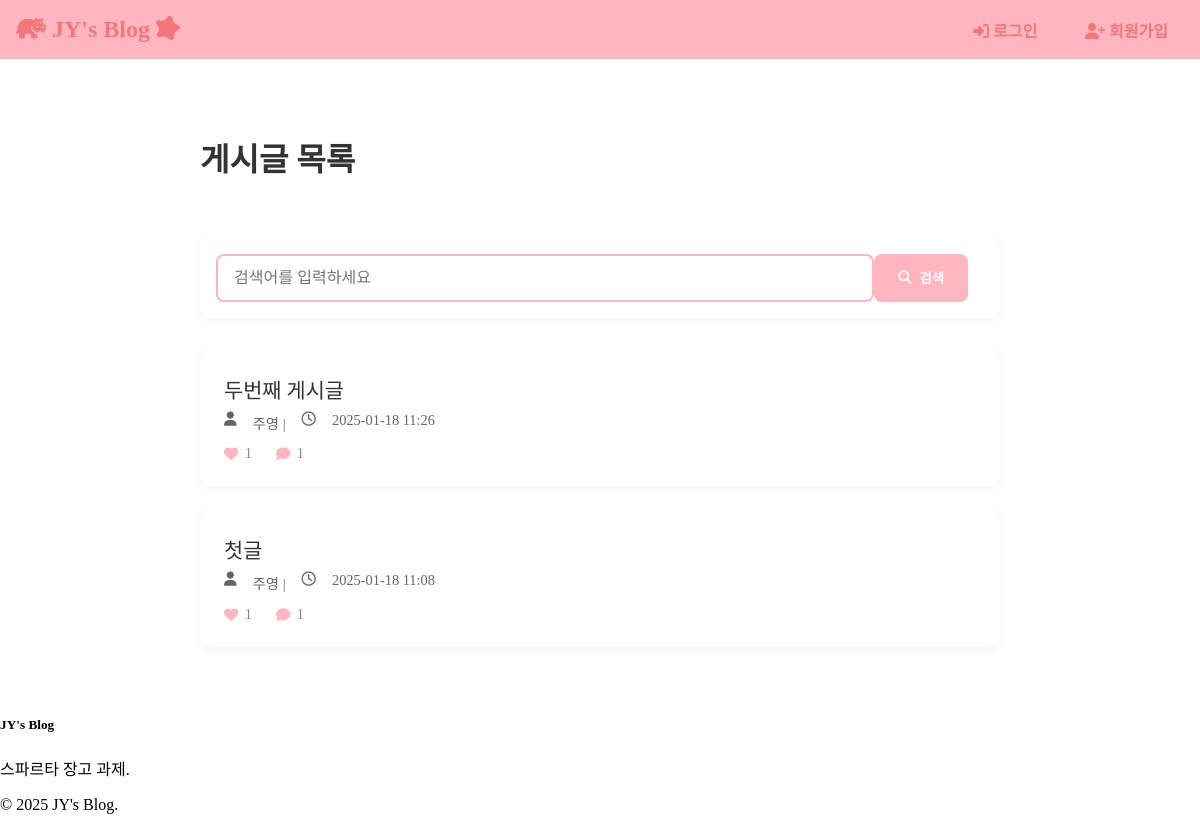
The page / on the database its author committed.
### post/models.py (models this page shows, shortened)
class Post(models.Model):
    title = models.CharField(max_length=200)
    content = models.TextField()
    author = models.ForeignKey(settings.AUTH_USER_MODEL, on_delete=models.CASCADE)
    created_at = models.DateTimeField(auto_now_add=True)
    updated_at = models.DateTimeField(auto_now=True)
    likes = models.ManyToManyField(settings.AUTH_USER_MODEL, related_name='liked_posts', blank=True)  # 추가

### accounts/models.py (models this page shows, shortened)
class CustomUser(AbstractUser):
    profile_image = models.ImageField(upload_to='profile_images/', null=True, blank=True)
    bio = models.TextField(max_length=500, blank=True)
    created_at = models.DateTimeField(auto_now_add=True)
    updated_at = models.DateTimeField(auto_now=True)

### post/views.py (the view)
# urls.py: path('', views.post_list, name='post_list'),
def post_list(request):
    search_query = request.GET.get("search", "").strip()
    posts = Post.objects.all()
    if search_query:  # 검색어가 있을 경우
        posts = posts.filter(
            Q(title__icontains=search_query)  # 제목에 검색어가 포함된 경우
            | Q(content__icontains=search_query)  # 내용에 검색어가 포함된 경우
        )
    posts = posts.order_by("-created_at")
    paginator = Paginator(posts, 5)  # 한 페이지당 5개의 게시글
    page_number = request.GET.get("page", 1)
    try:
        page_obj = paginator.page(page_number)
    except:
        page_obj = paginator.page(1)
    return render(
        request,
        "post/post_list.html",
        {
            "posts": page_obj,
            "search_query": search_query,  # 템플릿에서 검색어 유지를 위해 전달
            "paginator": paginator,
        },
    )

### templates/post/post_list.html (shortened to what this page needs)
{% extends 'base.html' %}
{% block content %}
<div class="posts-container">
    <div class="header-section">
        <h2 class="page-title">게시글 목록</h2>
    </div>
    <div class="search-section">
        <form class="search-form" method="get">
            <input type="text" class="search-input" name="search" value="{{ search_query }}"
                   placeholder="검색어를 입력하세요" autocomplete="off">
            <button type="submit" class="btn btn-pink">
                <i class="fas fa-search"></i>검색
            </button>
        </form>
    </div>
    {% for post in posts %}
        <div class="post-card">
            <a href="{% url 'post:post_detail' post.pk %}" class="post-title">
                {{ post.title }}
            </a>
            <div class="post-meta">
                <i class="fas fa-user"></i> {{ post.author.username }} |
                <i class="far fa-clock"></i> {{ post.created_at|date:"Y-m-d H:i" }}
            </div>
            <div class="post-stats">
                <div class="stat-item">
                    <i class="fas fa-heart"></i>
                    <span>{{ post.likes.count }}</span>
                </div>
                <div class="stat-item">
                    <i class="fas fa-comment"></i>
                    <span>{{ post.comments.count }}</span>
                </div>
            </div>
        </div>
    {% empty %}
        <div class="post-card">
            <p style="text-align: center; color: #666;">게시글이 없습니다.</p>
        </div>
    {% endfor %}
</div>
{% endblock %}

### static/css/style.css (style rules this page uses)
body { min-height: 100vh; display: flex; flex-direction: column; margin: 0; }
.posts-container { max-width: 800px; margin: 3rem auto; padding: 0 1rem; }
.header-section { display: flex; justify-content: space-between; align-items: center; margin-bottom: 2rem; }
.page-title { font-size: 2rem; font-weight: bold; color: #333; }
.search-section { display: flex; justify-content: space-between; align-items: center; margin-bottom: 2rem; background: #fff; padding: 1rem; border-radius: 10px; box-shadow: 0 2px 8px rgba(0,0,0,0.05); }
.search-form { display: flex; flex-grow: 1; margin-right: 1rem; }
.search-input { width: 100%; padding: 0.8rem 1rem; border: 2px solid #FFB6C1; border-radius: 8px; font-size: 1rem; outline: none; transition: all 0.3s ease; }
.btn { padding: 0.8rem 1.5rem; border: none; border-radius: 8px; font-weight: 600; cursor: pointer; transition: all 0.3s ease; display: flex; align-items: center; gap: 0.5rem; text-decoration: none; white-space: nowrap; }
.btn-pink { background-color: #FFB6C1; color: white; }
.post-card { background: white; border-radius: 10px; padding: 1.5rem; margin-bottom: 1.5rem; box-shadow: 0 2px 8px rgba(0,0,0,0.05); transition: all 0.3s ease; }
.post-title { font-size: 1.3rem; color: #333; text-decoration: none; font-weight: 600; display: block; margin-bottom: 0.8rem; }
.post-meta { color: #666; font-size: 0.9rem; margin-bottom: 0.8rem; }
.post-stats { display: flex; gap: 1.5rem; color: #888; font-size: 0.9rem; }
.stat-item { display: flex; align-items: center; gap: 0.4rem; }
.stat-item i { color: #FFB6C1; }
.post-title { color: #333; text-decoration: none; font-weight: 500; display: block; margin-bottom: 0.5rem; }
.post-meta { display: flex; gap: 1rem; color: #666; font-size: 0.9rem; }

### rows shown on the page
Post: title "두번째 게시글", author.username "주영", created_at "2025-01-18 11:26", likes.count "1", comments.count "1"
Post: title "첫글", author.username "주영", created_at "2025-01-18 11:08", likes.count "1", comments.count "1"
